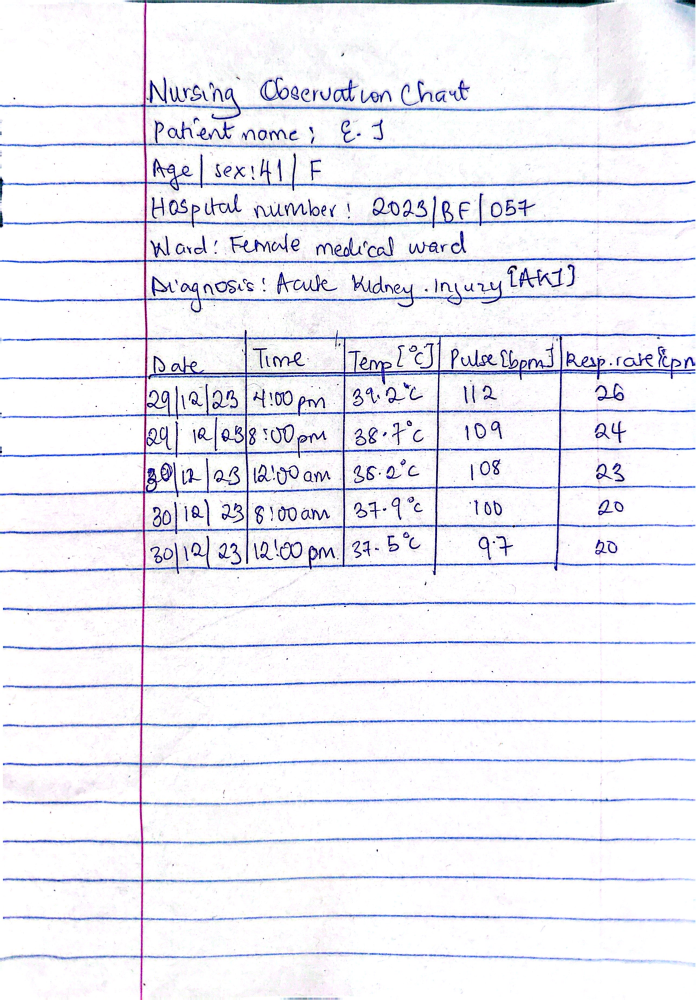
#> input picture publish/scribe-flow-gold/images/AMR_001_HTR.png, 1391 x 2000 px (shown at 1/2 size)
$ python -i guides.py   (imports and definitions only)
#> lines starting #> are read from the running program, lines starting #| are printed output that depends on the picture; after the words box and inside, x2 and y2 are one past the last pixel; in counts of white or black regions, pixels touching at a corner belong together
"""Ruled-line detection for the review UI's row guides.

Ledger pages are dominated by long horizontal rules. Reviewers matching a
table row_no to the image need to count rows; drawing the detected rules as
numbered strips makes that a glance instead of a squint. Best effort by
design: returning [] (no guides) is always acceptable, wrong guides are not,
so the thresholds below prefer silence over noise.
"""

from __future__ import annotations

from pathlib import Path

import cv2
import numpy as np


def detect_row_lines(image_path: Path, max_width: int = 1200) -> list[float]:
    """y-positions of horizontal ruled lines as fractions of image height."""
#> called with max_width = 1200
    img = cv2.imread(str(image_path), cv2.IMREAD_GRAYSCALE)
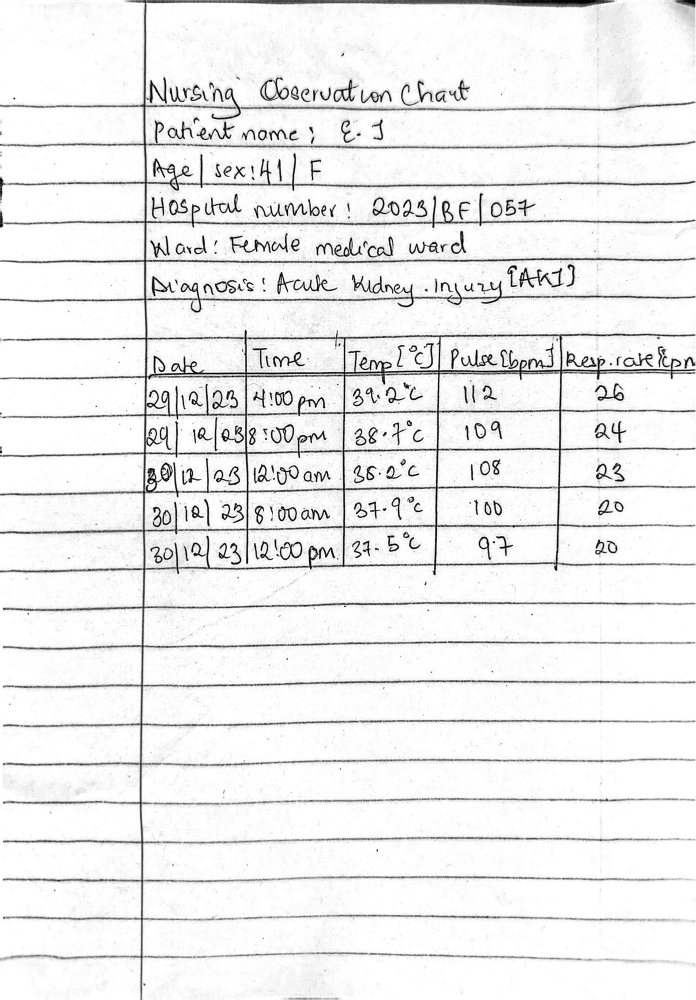
#> img: shape (2000, 1391) (shown at 1/2 size); min 0, max 255, mean 237.2
    if img is None:
        return []
    h, w = img.shape
#> h = 2000; w = 1391
    if w > max_width:
        s = max_width / w
#> s = 0.863
        img = cv2.resize(img, (max_width, round(h * s)),
                         interpolation=cv2.INTER_AREA)
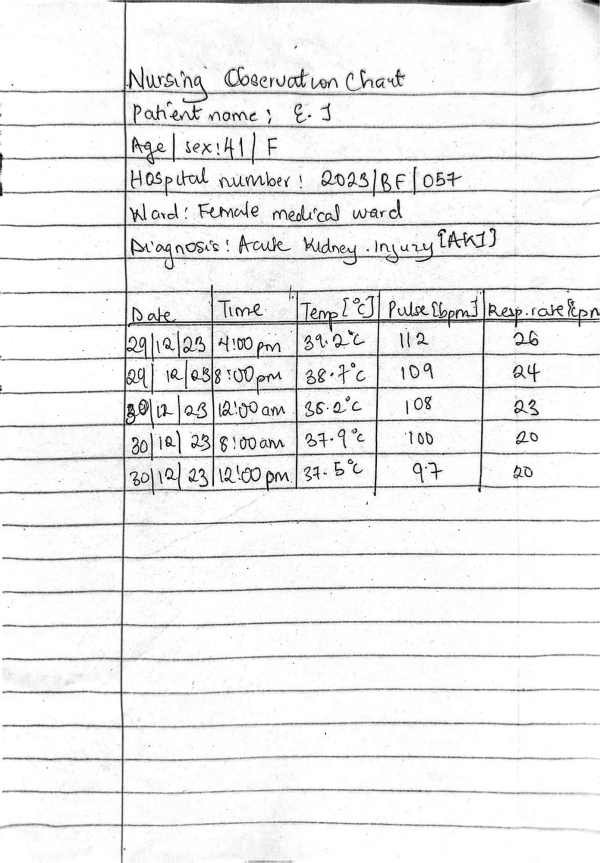
#> img: shape (1725, 1200) (shown at 1/2 size); min 0, max 255, mean 237.2
        h, w = img.shape
#> h = 1725; w = 1200

    # Ink (incl. faint blue rules) is darker than paper; adaptive threshold
    # tolerates the uneven lighting of phone photos.
    ink = cv2.adaptiveThreshold(
        img, 255, cv2.ADAPTIVE_THRESH_MEAN_C, cv2.THRESH_BINARY_INV, 31, 10,
    )
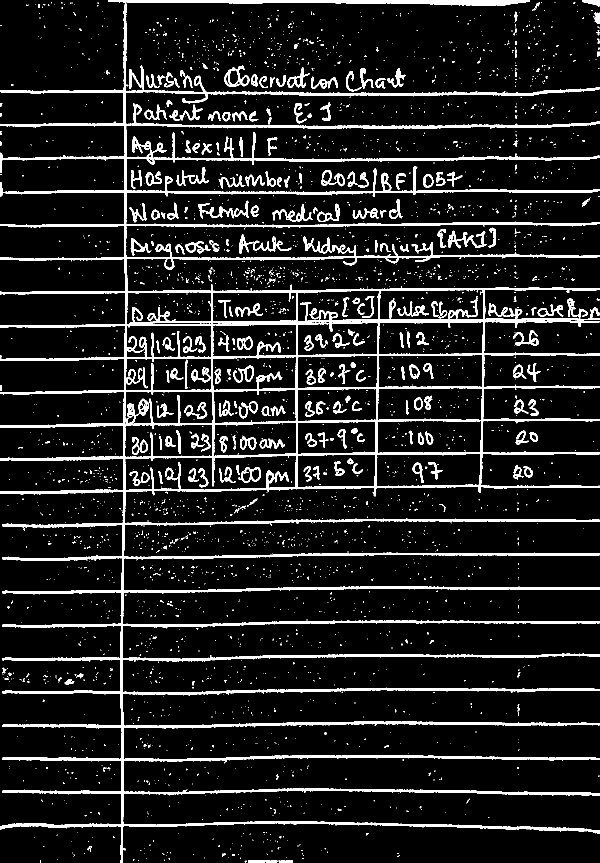
#> ink: shape (1725, 1200) (shown at 1/2 size); 10.7% white; 3106 white regions (2826 under 20 px), largest, box (x1, y1, x2, y2) and area: (0, 0, 1200, 1725) 160536, (478, 469, 583, 508) 957, (895, 461, 973, 497) 896
    # Crumpled pages make the rules wavy, so a long straight kernel finds
    # nothing. Instead: keep moderately long segments, then dilate a few
    # pixels vertically so a wavy rule's segments merge into one band.
    klen = max(w // 16, 40)
#> klen = 75
    seg = cv2.erode(
        ink, cv2.getStructuringElement(cv2.MORPH_RECT, (klen, 1)))
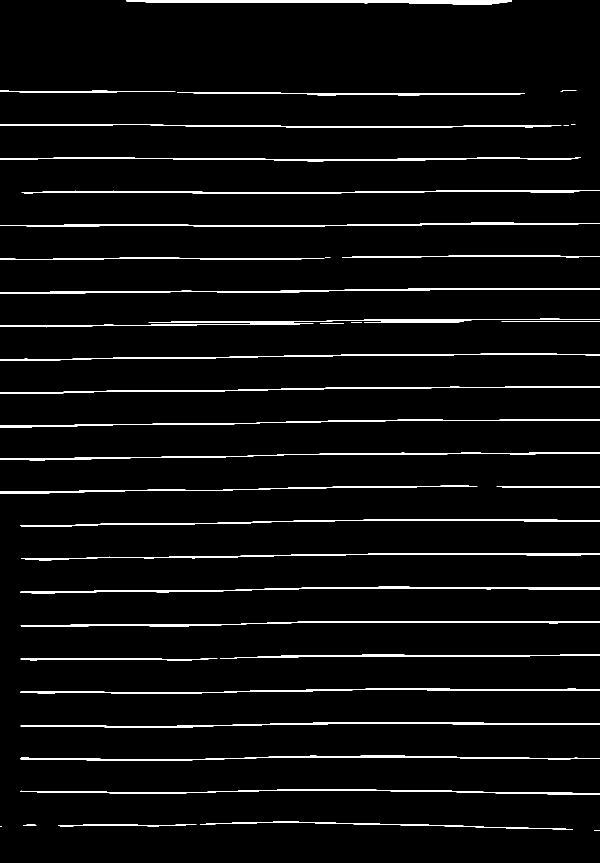
#> seg: shape (1725, 1200) (shown at 1/2 size); 3.9% white; 41 white regions (5 under 20 px), largest, box (x1, y1, x2, y2) and area: (253, 0, 1023, 10) 4630, (41, 1173, 1200, 1187) 3819, (41, 1444, 1200, 1455) 3638
    seg = cv2.dilate(
        seg, cv2.getStructuringElement(cv2.MORPH_RECT, (klen, 7)))
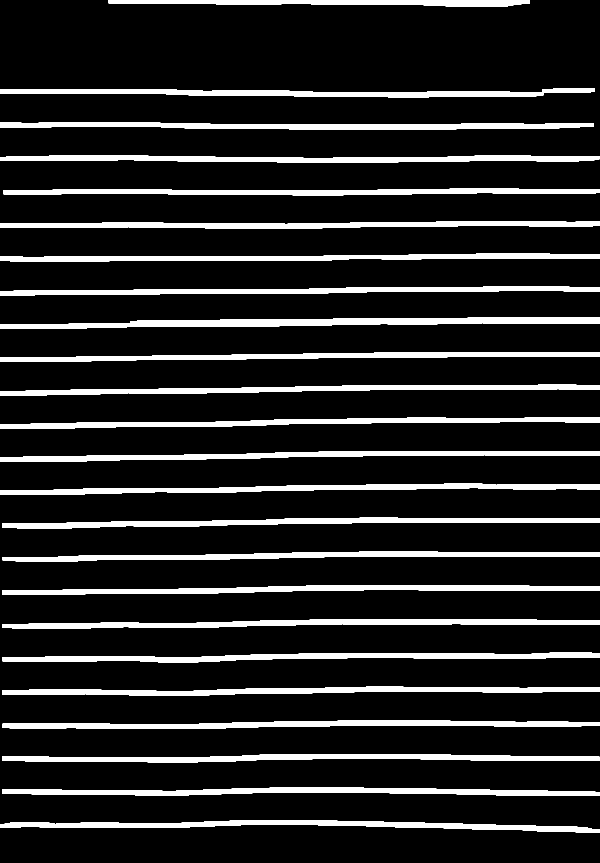
#> seg: shape (1725, 1200) (shown at 1/2 size); 13.6% white; 24 white regions, largest, box (x1, y1, x2, y2) and area: (0, 634, 1200, 658) 14793, (4, 1170, 1200, 1190) 12179, (4, 1239, 1200, 1257) 12003
    covered = (seg > 0).sum(axis=1)
#> covered = 1725 values, max 1200 at index 448, min 0 at index 13, mean 163.1

    ys: list[int] = []
    thresh = w * 0.35
#> thresh = 420
    y = 0
    while y < h:
        if covered[y] >= thresh:
            run = y
            while run < h and covered[run] >= thresh * 0.6:
                run += 1
            ys.append((y + run) // 2)
            y = run + 1
        else:
            y += 1
#> after the loop, run = 1659; y = 1725; ys = [5, 186, 252, 318, 384, 450, 516, 581, 645, 713, 779, 845, 911, 977, 1044, 1112, 1179, 1247, 1315, 1382, 1450, 1517, 1584, 1651]

    if len(ys) < 4:
        return []
    # A ruled grid is roughly periodic. Sub-rules inside ledger rows make the
    # spacing alternate, so only clearly chaotic spacing is rejected.
    gaps = np.diff(ys)
#> gaps = 23 values, max 181 at index 0, min 64 at index 7, mean 71.57
    med = float(np.median(gaps))
#> med = 67
    if med < 8 or float(np.percentile(gaps, 90)) > med * 4:
        return []
    return [round(v / h, 4) for v in ys]

>>> result = detect_row_lines('../../../publish/scribe-flow-gold/images/AMR_001_HTR.png')
#> result = [0.0029, 0.108, 0.146, 0.184, 0.223, 0.261, 0.299, 0.337, 0.374, 0.413, 0.452, 0.49, 0.528, 0.566, 0.605, 0.645, 0.683, 0.723, 0.762, 0.801, 0.841, 0.879, 0.918, 0.957]

$ run again, on publish/scribe-flow-gold/images/AMR_003_HTR.png
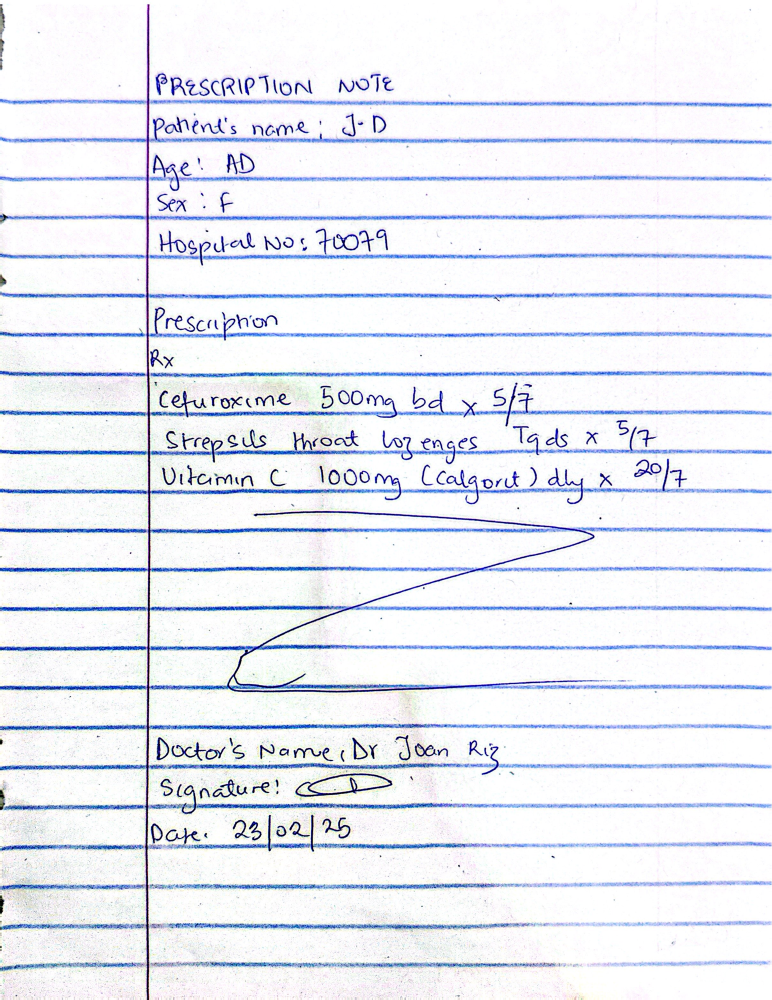
#> input picture publish/scribe-flow-gold/images/AMR_003_HTR.png, 1544 x 2000 px (shown at 1/2 size)
#> in detect_row_lines, `ink = cv2.adaptiveThreshold( img, 255, cv2.ADAPTIVE_THRESH_MEAN_C, cv2..`:
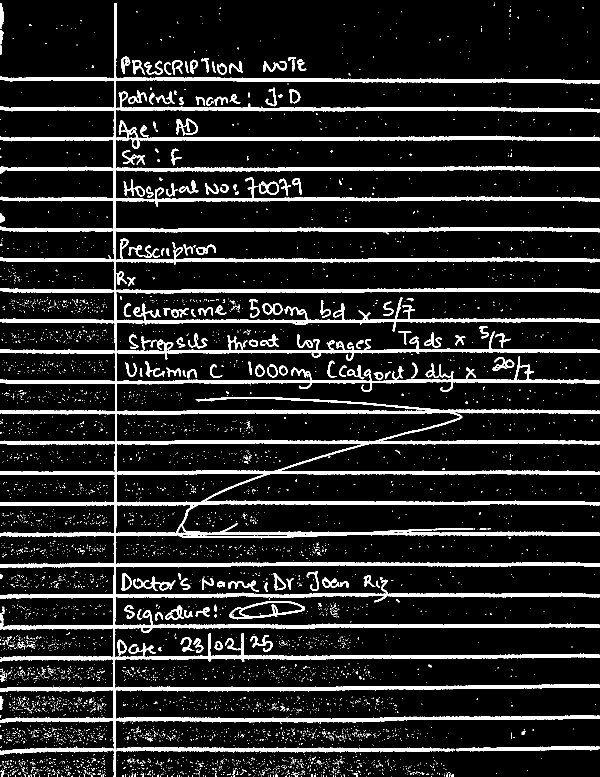
#> ink: shape (1554, 1200) (shown at 1/2 size); 13.1% white; 5529 white regions (5338 under 20 px), largest, box (x1, y1, x2, y2) and area: (0, 6, 1200, 1554) 195049, (234, 1494, 911, 1505) 4734, (912, 1492, 1199, 1503) 1825
#> in detect_row_lines, `seg = cv2.dilate( seg, cv2.getStructuringElement(cv2.MORPH_RECT, (klen..`:
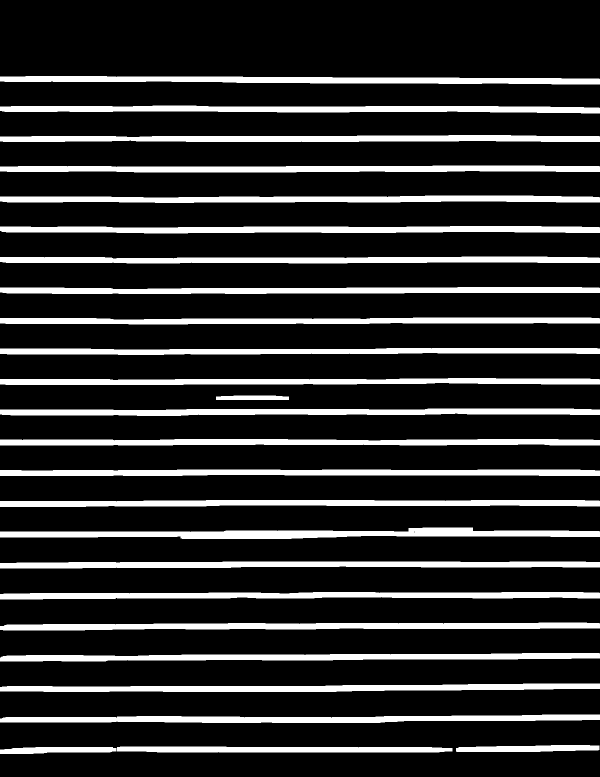
#> seg: shape (1554, 1200) (shown at 1/2 size); 17.2% white; 26 white regions, largest, box (x1, y1, x2, y2) and area: (0, 1055, 1200, 1078) 15920, (0, 452, 1200, 467) 14393, (0, 1245, 1200, 1261) 14210
#> covered = 1554 values, max 1200 at index 158, min 0 at index 0, mean 206.9
#> after the loop in detect_row_lines, `while y < h:`: run = 1505; y = 1554; ys = [160, 218, 278, 338, 399, 459, 520, 581, 642, 702, 764, 824, 885, 945, 1006, 1068, 1129, 1191, 1252, 1314, 1377, 1439, 1499]
#> gaps = 22 values, max 63 at index 19, min 58 at index 0, mean 60.86
#> med = 61
#> result = [0.103, 0.14, 0.179, 0.217, 0.257, 0.295, 0.335, 0.374, 0.413, 0.452, 0.492, 0.53, 0.57, 0.608, 0.647, 0.687, 0.727, 0.766, 0.806, 0.846, 0.886, 0.926, 0.965]

$ run again, on publish/scribe-flow-gold/images/AMR_004_HTR.png
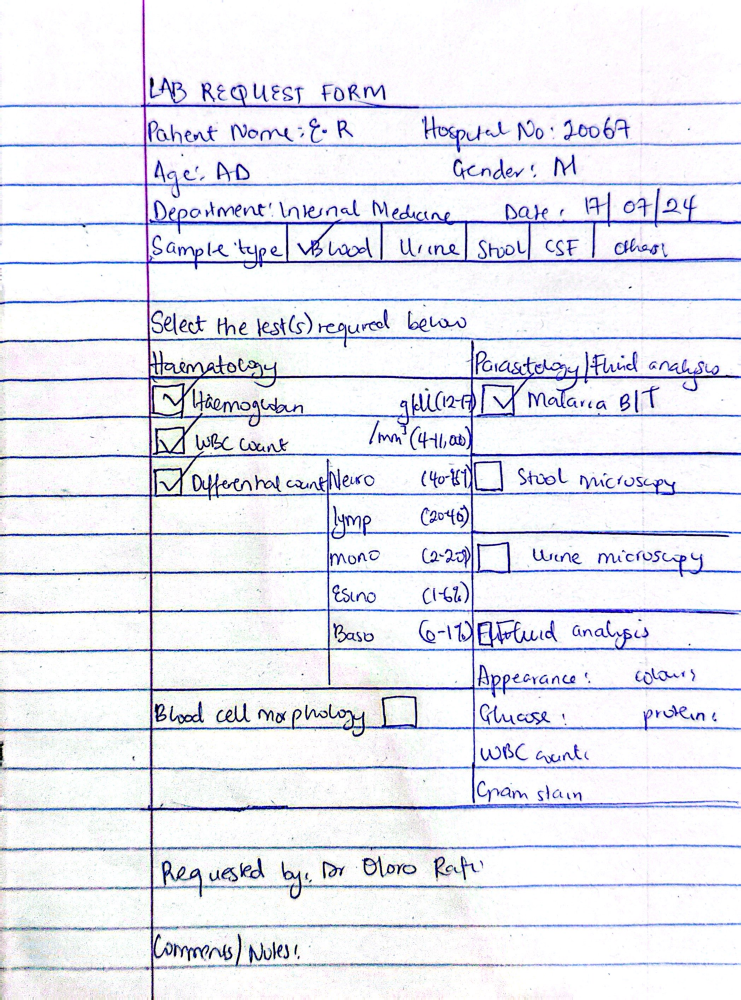
#> input picture publish/scribe-flow-gold/images/AMR_004_HTR.png, 1482 x 2000 px (shown at 1/2 size)
#> in detect_row_lines, `ink = cv2.adaptiveThreshold( img, 255, cv2.ADAPTIVE_THRESH_MEAN_C, cv2..`:
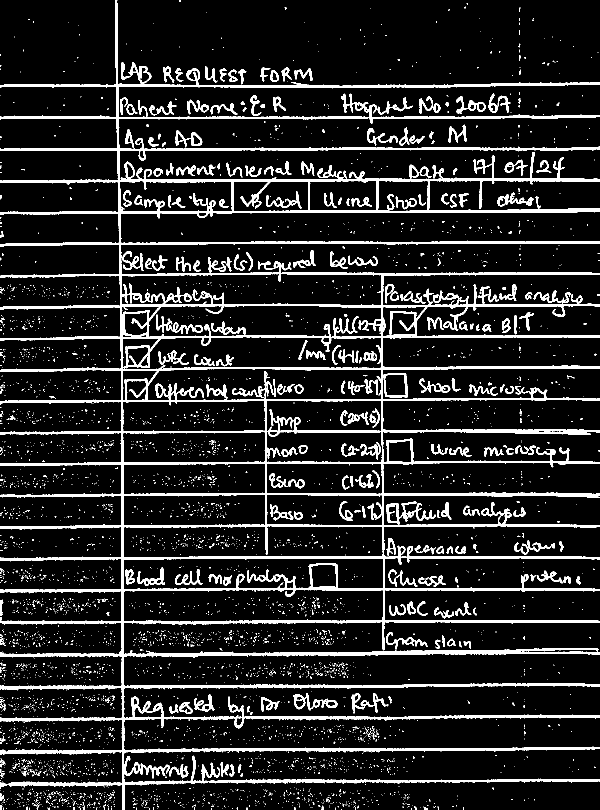
#> ink: shape (1619, 1200) (shown at 1/2 size); 12.3% white; 5054 white regions (4761 under 20 px), largest, box (x1, y1, x2, y2) and area: (0, 0, 1200, 1619) 166314, (417, 1557, 1200, 1568) 3894, (773, 1003, 872, 1049) 1314
#> in detect_row_lines, `seg = cv2.dilate( seg, cv2.getStructuringElement(cv2.MORPH_RECT, (klen..`:
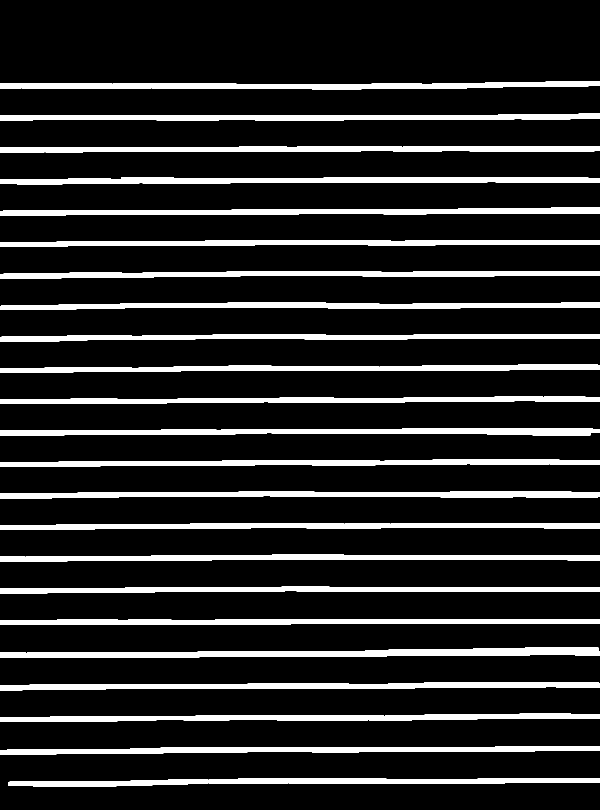
#> seg: shape (1619, 1200) (shown at 1/2 size); 14.3% white; 24 white regions, largest, box (x1, y1, x2, y2) and area: (0, 1294, 1200, 1316) 14396, (0, 354, 1200, 369) 12714, (0, 414, 1200, 431) 12546
#> covered = 1619 values, max 1200 at index 169, min 0 at index 0, mean 171.3
#> after the loop in detect_row_lines, `while y < h:`: run = 1572; y = 1619; ys = [172, 235, 298, 361, 424, 486, 549, 611, 674, 737, 801, 864, 926, 990, 1052, 1116, 1179, 1243, 1307, 1372, 1436, 1500, 1564]
#> gaps = 22 values, max 65 at index 18, min 62 at index 4, mean 63.27
#> med = 63
#> result = [0.106, 0.145, 0.184, 0.223, 0.262, 0.3, 0.339, 0.377, 0.416, 0.455, 0.495, 0.534, 0.572, 0.612, 0.65, 0.689, 0.728, 0.768, 0.807, 0.847, 0.887, 0.926, 0.966]

$ run again, on publish/scribe-flow-gold/images/AMR_005_HTR.png
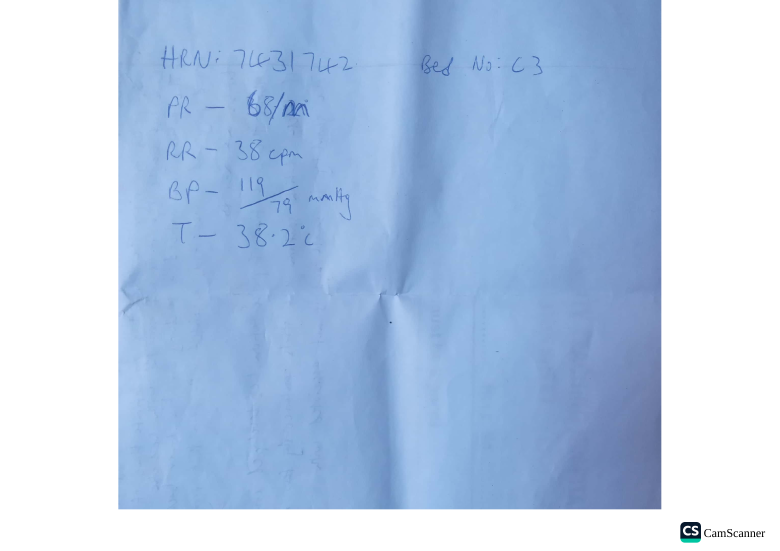
#> input picture publish/scribe-flow-gold/images/AMR_005_HTR.png, 2339 x 1653 px (shown at 1/3 size)
#> in detect_row_lines, `ink = cv2.adaptiveThreshold( img, 255, cv2.ADAPTIVE_THRESH_MEAN_C, cv2..`:
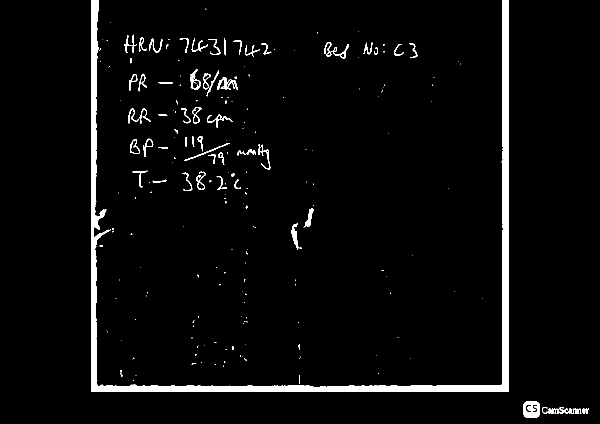
#> ink: shape (848, 1200) (shown at 1/2 size); 3.8% white; 211 white regions (149 under 20 px), largest, box (x1, y1, x2, y2) and area: (182, 0, 1018, 784) 29482, (1047, 803, 1079, 835) 801, (434, 154, 476, 180) 445
#> in detect_row_lines, `seg = cv2.dilate( seg, cv2.getStructuringElement(cv2.MORPH_RECT, (klen..`:
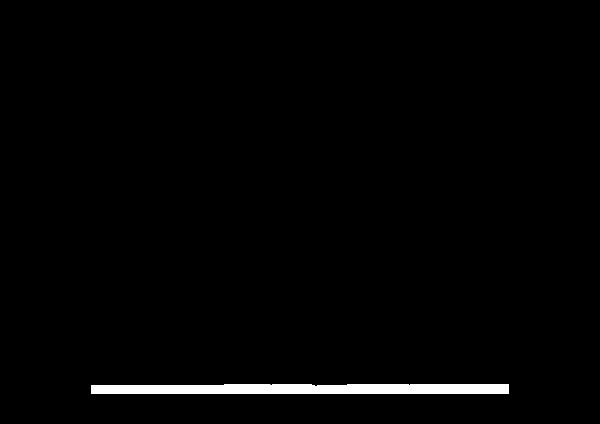
#> seg: shape (848, 1200) (shown at 1/2 size); 1.5% white; 1 white region, box (x1, y1, x2, y2) and area: (182, 768, 1018, 787) 14821
#> covered = 848 values, max 836 at index 772, min 0 at index 0, mean 17.48
#> after the loop in detect_row_lines, `while y < h:`: run = 787; y = 848; ys = [778]
